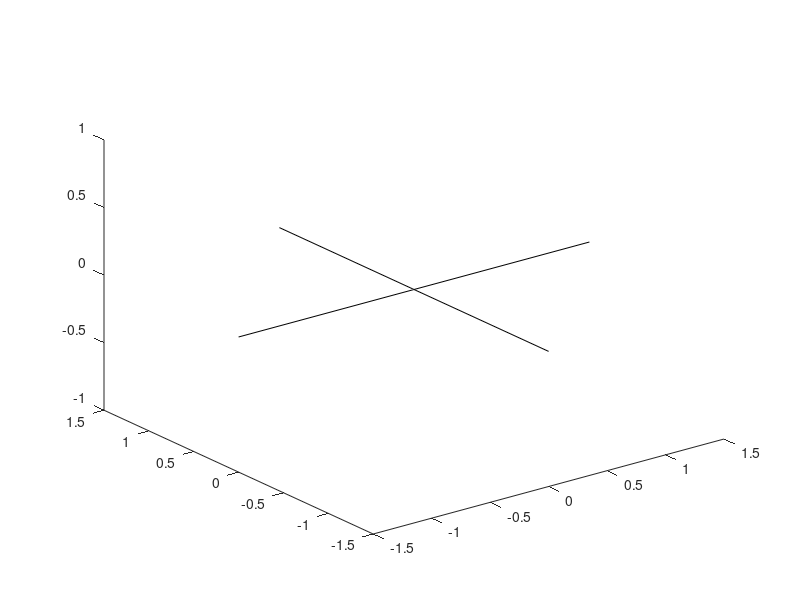

Recreate this plot in MATLAB. (Note: this script raises an error after producing the figure.)
function plot_SCARA_working_space()
% 

figure(1)
plot3([-1.5 1.5],[0 0],[0 0],'k')
hold on
plot3([0 0],[-1.5 1.5],[0 0],'k')
Q=[pi/2 0 0.15 0];
geometria_SCARA

% plotto il centro dell'area di lavoro
S=SCARAdir(Q,L);
plot3(S(1),S(2),S(3),'r*')

PlotSCARA(Q,L,'b',1)
grid on
axis('equal')
view([0 90])
title("Area di lavoro SCARA (piano XY)")


% plot piano xy
% calcolo coordinate max ai giunti 
Q1max = pi/2 + 300/180*pi/2; 
Q1min = pi/2 - 300/180*pi/2; 

Q2max = + 300/180*pi/2;
Q2min = - 300/180*pi/2;

% PlotSCARA([Q1max Q2max Q(3) Q(4)],L,'b',1)
% PlotSCARA([Q1min Q2min Q(3) Q(4)],L,'b',1)

for i=1:101
    q1(i) = Q1min+(Q1max-Q1min)/100*(i-1);
    s1(:,i) = SCARAdir([q1(i) Q(2) Q(3) Q(4)],L)

    q2(i) = Q2min+(0-Q2min)/100*(i-1);
    s2(:,i) = SCARAdir([Q1min q2(i) Q(3) Q(4)],L)
    
    q3(i) = +(Q2max-0)/100*(i-1);
    s3(:,i) = SCARAdir([Q1max q3(i) Q(3) Q(4)],L)
   
end


plot3(s1(1,:),s1(2,:),s1(3,:),'r')
plot3(s2(1,:),s2(2,:),s2(3,:),'r')
plot3(s3(1,:),s3(2,:),s3(3,:),'r')

% plot dell'arco interno
for i=1:101
    q4(i) = Q1min+(Q1max-Q1min)/100*(i-1);
    s4(:,i) = SCARAdir([q4(i) Q2min Q(3) Q(4)],L);

    q5(i) = Q1min+(Q1max-Q1min)/100*(i-1);
    s5(:,i) = SCARAdir([q5(i) Q2max Q(3) Q(4)],L);
end

plot3(s4(1,:),s4(2,:),s4(3,:),'r')
plot3(s5(1,:),s5(2,:),s5(3,:),'r')

legend("","","centro area di lavoro","SCARA","","","working space","Location","best")

% plot piano zy
figure(2)
plot3([-2 2],[0 0],[0 0],'k')
hold on
plot3([0 0],[-2 2],[0 0],'k')
grid on
axis('equal')
view([90 0])
zlim([-0.2 0.5])

%plot del punto centrale dell'area di lavoro
S=SCARAdir(Q,L);
plot3(S(1),S(2),S(3),'r*')

PlotSCARA(Q,L,'b',2)

% Q3min = +0.05;
% Q3max = 0.40;

Q3min = +0.0;
Q3max = 0.3;

for i=1:101
    q6(i) = Q3min+(Q3max-Q3min)/100*(i-1);
    s6(:,i) = SCARAdir([Q(1) Q(2) q6(i) Q(4)],L);
end

plot3(s6(1,:),s6(2,:),s6(3,:),'r')

% ricavo i punti mancanti con la cinematica inversa

S1p = [0 0.33077 0.15 0]';
Q0 = [pi/10 8*pi/10 0.15 0]';

[Q7 val] = SCARAinv(S1p,L,Q0,1e-6,55)
% PlotSCARA(Q7,L,'b',1)
% PlotSCARA(Q7,L,'b',2)

S2p = [0 -0.9 0.15 0]';
Q0 = [Q1max 5*pi/10 0.15 0]';

[Q8 val] = SCARAinv(S2p,L,Q0,1e-6,55)
% PlotSCARA(Q8,L,'b',1)
% PlotSCARA(Q8,L,'b',2)

S3p = [0 -0.33 0.15 0]';
Q0 = [11*pi/10 8*pi/10 0.15 0]';

[Q9 val] = SCARAinv(S3p,L,Q0,1e-6,55)
% PlotSCARA(Q9,L,'b',1)
% PlotSCARA(Q9,L,'b',2)


for i=1:101
    s7(:,i) = SCARAdir([Q7(1) Q7(2) q6(i) Q7(4)],L);
    s8(:,i) = SCARAdir([Q8(1) Q8(2) q6(i) Q8(4)],L);
    s9(:,i) = SCARAdir([Q9(1) Q9(2) q6(i) Q9(4)],L);
end

plot3(s7(1,:),s7(2,:),s7(3,:),'r')
plot3(s8(1,:),s8(2,:),s8(3,:),'r')
plot3(s9(1,:),s9(2,:),s9(3,:),'r')
plot3([0 0],[s6(2,end) s7(2,end)],[s6(3,end) s6(3,end)],'r')
plot3([0 0],[s6(2,end) s7(2,end)],[s6(3,1) s6(3,1)],'r')
plot3([0 0],[s8(2,end) s9(2,end)],[s6(3,end) s6(3,end)],'r')
plot3([0 0],[s8(2,end) s9(2,end)],[s6(3,1) s6(3,1)],'r')

legend("","","centro area di lavoro","SCARA","","","working space")
title("Area di lavoro SCARA (piano YZ)")
ylabel("y")
zlabel("z")


end
